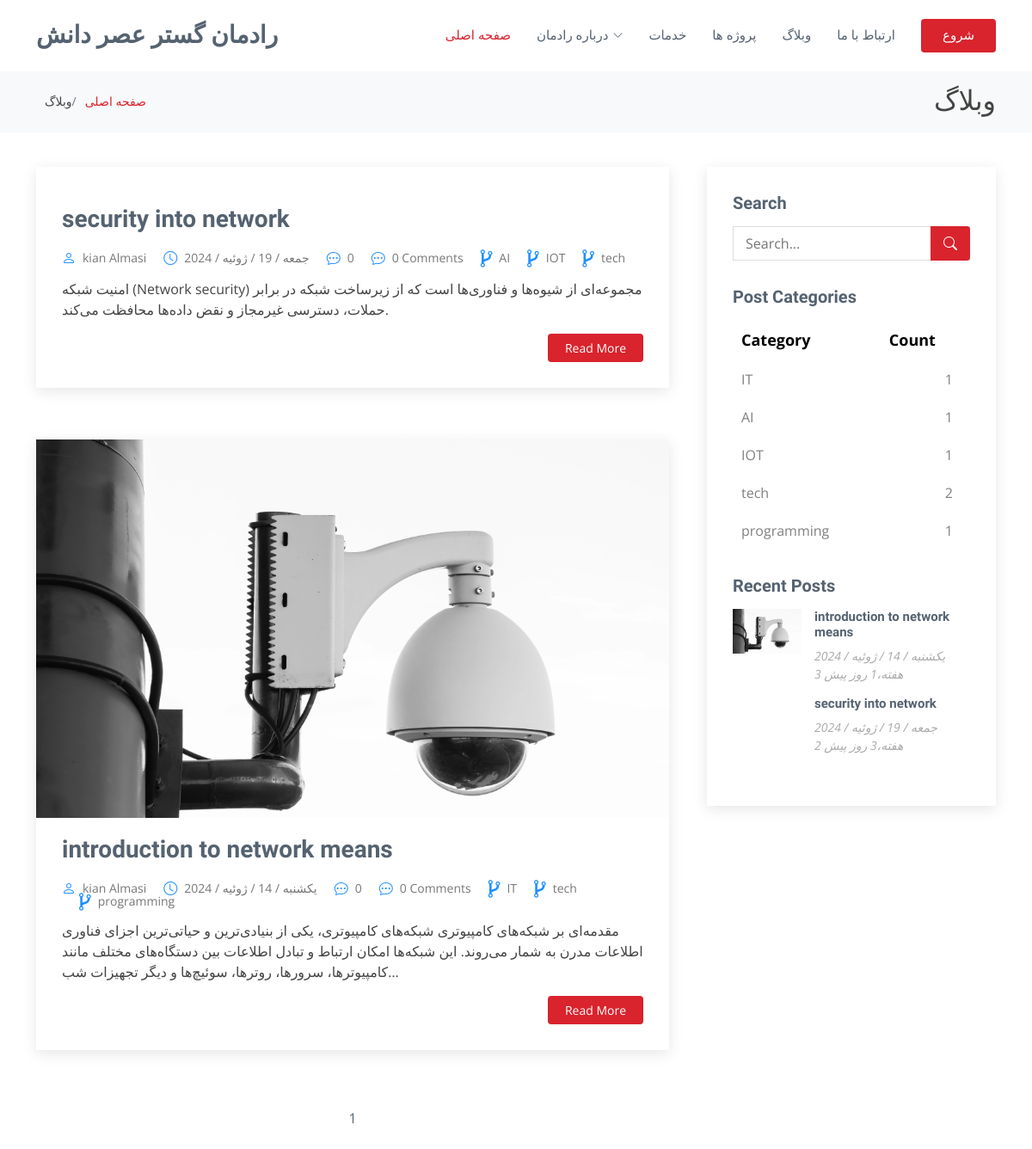
Page /blog/ (upper part) on the earlier database version.
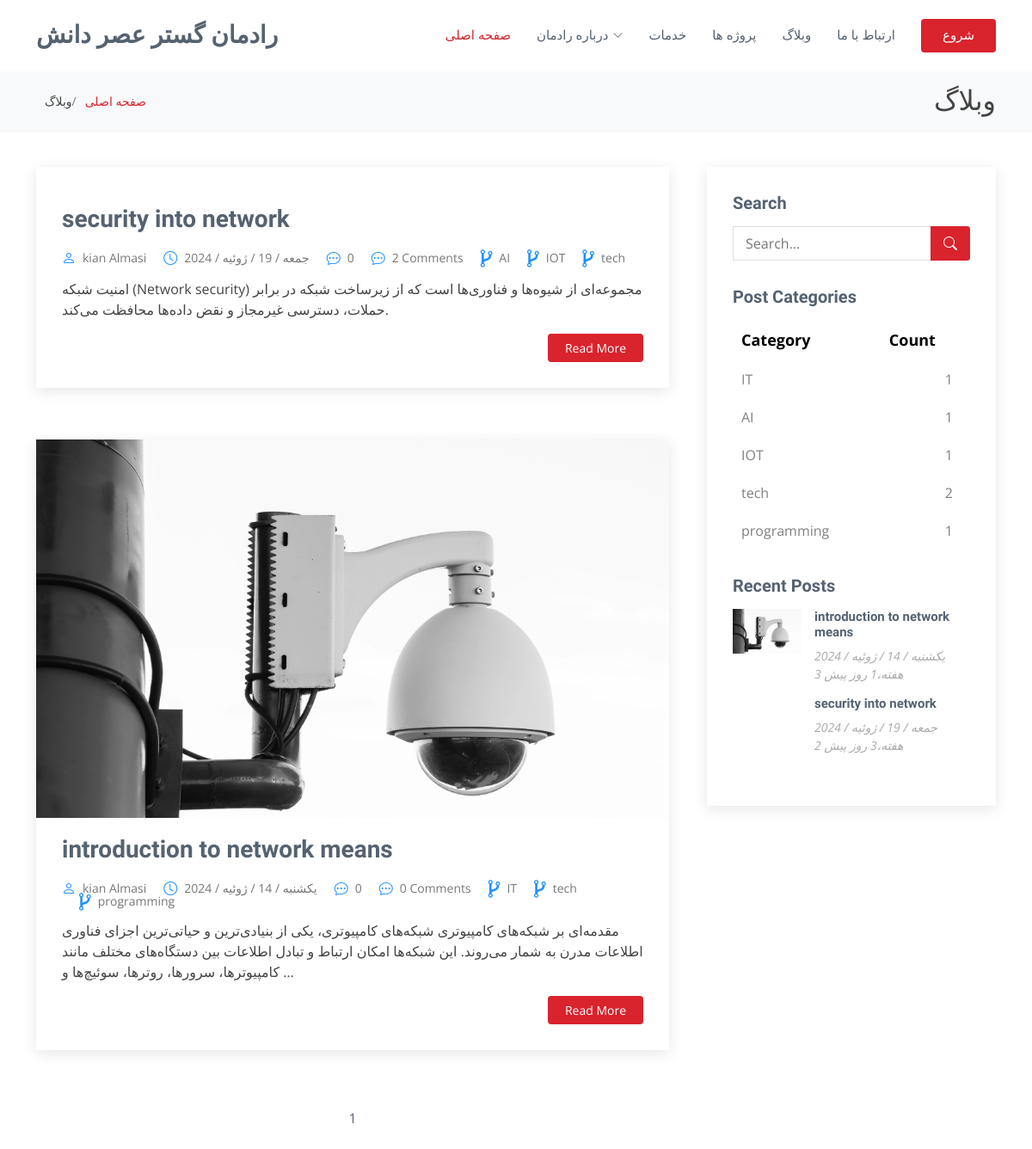
Same page on the later database version.
### weblog/models.py (models this page shows, shortened)
class Post(models.Model):
    image=models.ImageField(upload_to="weblog/",default="weblog/image_file/p2.jpg")
    image_single_blog=models.ImageField(upload_to="weblog/",default="weblog/image_file/p2.jpg")
    title=models.CharField(max_length=255)
    content= models.TextField()
    tag=TaggableManager()
    category=models.ManyToManyField(Category)
    author=models.ForeignKey(User,on_delete=models.SET_NULL,null=True)
    counted_view=models.IntegerField(default=0)
    status=models.BooleanField(default=False)
    writer_image=models.ImageField(upload_to="weblog/",default="weblog/image_file/p2.jpg")
    writer_linkedin_account=models.URLField(default="https://www.linkedin.com/in/kian-almasi-0a4016256/")
    writer_summary=models.TextField()
    published_date=models.DateTimeField(default=timezone.now)
    created_date=models.DateTimeField(auto_now_add=True)
    updated_date=models.DateTimeField(auto_now=True)
    class Meta:
        ordering = ["-created_date", "updated_date"]

### weblog/views.py (the view)
# urls.py: path('',blog_view,name='blog_view'),
def blog_view (request,**kwargs):
    posts = Post.objects.filter(status=1)
    if kwargs.get('cat_name') != None :
        posts = posts.filter(category__name=kwargs['cat_name'])
    if kwargs.get('author_username') != None :
        posts = posts.filter(author__username=kwargs['author_username'])
    if kwargs.get('tag_name'):
        posts = posts.filter(tag__name__in=[kwargs['tag_name']])
    paginator = Paginator(posts, 5)
    page_number = request.GET.get('page')
    try:
        posts = paginator.get_page(page_number)
    except PageNotAnInteger:
        posts = paginator.get_page(1)
    except EmptyPage:
        posts = paginator.get_page(1)
    for post in posts:
        if isinstance(post.published_date, datetime):
            post.published_datetime = post.published_date
        elif isinstance(post.published_date, date):
            post.published_datetime = datetime.combine(post.published_date, time.min)
        else:
            post.published_datetime = None
    context = {'posts': posts}
    return render(request, 'blog/blog.html', context)

### weblog/models.py (called while the page is built)
    def __str__(self):
        return self.name

### weblog/templatetags/blog_tags.py (called while the page is built)
@register.inclusion_tag("blog/blog-latestpost.html")
def latestpost():
    posts=Post.objects.filter(status=1).order_by("published_date")[:5]
    return {"posts": posts}

@register.inclusion_tag("blog/blog-post-ctegories.html")
def postcategories():
    posts=Post.objects.filter(status=1)
    categories=Category.objects.all()
    cate_dict={}
    for name in categories:
       cate_dict[name]=posts.filter(category=name).count()
    return {"categries":cate_dict}

@register.simple_tag(name="comments_count")
def comments_count(pid):
    return Comments.objects.filter(post=pid,approved=True).count()

### weblog/templatetags/custom_filters.py (called while the page is built)
@register.filter(name='clean_html')
def clean_html(value):
    return bleach.clean(value, tags=ALLOWED_TAGS, attributes=ALLOWED_ATTRIBUTES)

### templates/blog/blog.html (shortened to what the changed rows need)
{% load static %}
{% load blog_tags %}
{% load custom_filters %}
<!DOCTYPE html>
<html lang="fa">
<head>
  <link rel="stylesheet" href="https://cdnjs.cloudflare.com/ajax/libs/font-awesome/4.7.0/css/font-awesome.min.css">
  <link href="{% static '/vendor/animate.css/animate.min.css' %}" rel="stylesheet">
  <link href="{% static '/vendor/bootstrap/css/bootstrap.min.css' %}" rel="stylesheet">
  <link href="{% static '/vendor/bootstrap-icons/bootstrap-icons.css' %}" rel="stylesheet">
  <link href="{% static '/vendor/boxicons/css/boxicons.min.css' %}" rel="stylesheet">
  <link href="{% static '/vendor/glightbox/css/glightbox.min.css' %}" rel="stylesheet">
  <link href="{% static '/vendor/remixicon/remixicon.css' %}" rel="stylesheet">
  <link href="{% static '/vendor/swiper/swiper-bundle.min.css' %}" rel="stylesheet">
  <link href="{% static '/static/style.css' %}" rel="stylesheet">
</head>
<body>
  <header id="header" class="fixed-top d-flex align-items-center">
    <div class="container d-flex align-items-center">
      <h1 class="logo me-auto"><a href="{% url 'blog:home' %}">رادمان گستر عصر دانش</a></h1>
    </div>
  </header>
  <main id="main">
    <section id="breadcrumbs" class="breadcrumbs">
      <div class="container">
        <div class="d-flex justify-content-between align-items-center" style="direction: rtl; text-align: right;">
          <h2>وبلاگ</h2>
        </div>
      </div>
    </section>
    <section id="blog" class="blog">
      <div class="container" data-aos="fade-up">
        <div class="row">
          <div class="col-lg-8 entries">
            {%for post in posts%}
            <article class="entry">
              <div class="entry-img">
                <img src="{{post.image.url}}" alt="" class="img-fluid">
              </div>
              <h2 class="entry-title">
                <a href="{% url 'weblog:blog_single' pid=post.id%}">{{post.title}}</a>
              </h2>
              <div class="entry-meta">
                <ul>
                    <li class="d-flex align-items-center"><i class="bi bi-person" style="color:DodgerBlue"></i> <a href="{% url 'weblog:author' author_username=post.author.username %}">{{post.author.get_full_name}}</a></li>
                    <li class="d-flex align-items-center"><i class="bi bi-clock" style="color:DodgerBlue"></i> <a href="{% url 'weblog:blog_single' pid=post.id%}">{{ post.published_date|date:"D / d / M / Y"}}</a></li>
                    <li class="d-flex align-items-center"><i class="bi bi-chat-dots" style="color:DodgerBlue"></i> <a href="{% url 'weblog:blog_single' pid=post.id%}">{{post.counted_view}}</a></li>
                    <li class="d-flex align-items-center"><i class="bi bi-chat-dots" style="color:DodgerBlue"></i> <a href="{% url 'weblog:blog_single' pid=post.id%}">{%comments_count post.id%} Comments</a></li>
                    {% for cat in post.category.all %}
                    <li class="d-flex align-items-center"><i style="font-size:24px;color:DodgerBlue" class="fa">&#xf126;</i> <a href="{% url 'weblog:category' cat.name%}">{{ cat.name }}</a></li>
                    {% endfor %}
                </ul>
            </div>
              <div class="entry-content">
                <p align='rtl'>{{post.content|clean_html|safe|truncatechars:250}}</p>
                <div class="read-more">
                  <a href="{% url 'weblog:blog_single' pid=post.id%}">Read More</a>
                </div>
              </div>
            </article>
            {%endfor%}
          </div>
          <div class="col-lg-4">
            <div class="sidebar">
              {% postcategories %}
              {% latestpost %}
          </div>
        </div>
      </div>
    </section>
  </main>
</body>
</html>

### templates/blog/blog-latestpost.html
{% load humanize %}
{% load static %}
<h3 class="sidebar-title">Recent Posts</h3>
<div class="sidebar-item recent-posts">
    {% for post in posts %}
    <div class="post-item clearfix">
        <img src="{{ post.image.url }}" alt="">
        <h4><a href="/blog/{{ post.id }}">{{ post.title }}</a></h4>
        <time datetime="{{ post.published_date|date:'Y-m-d' }}">{{ post.published_date|date:"D / d / M / Y" }}</time>
        <time datetime="{{ post.published_date|date:'Y-m-d' }}">{{ post.published_date|naturaltime }}</time>
    </div>
    {% endfor %}
</div>

Differences in the rows shown:
computed for Post "security into network": id "0" → "2"
changed Post "introduction to network means": content|clean_html "…سرورها، روترها، سوئیچ‌ها و دیگر تجهیزات شب…" → "…سرورها، روترها، سوئیچ‌ها و …"
